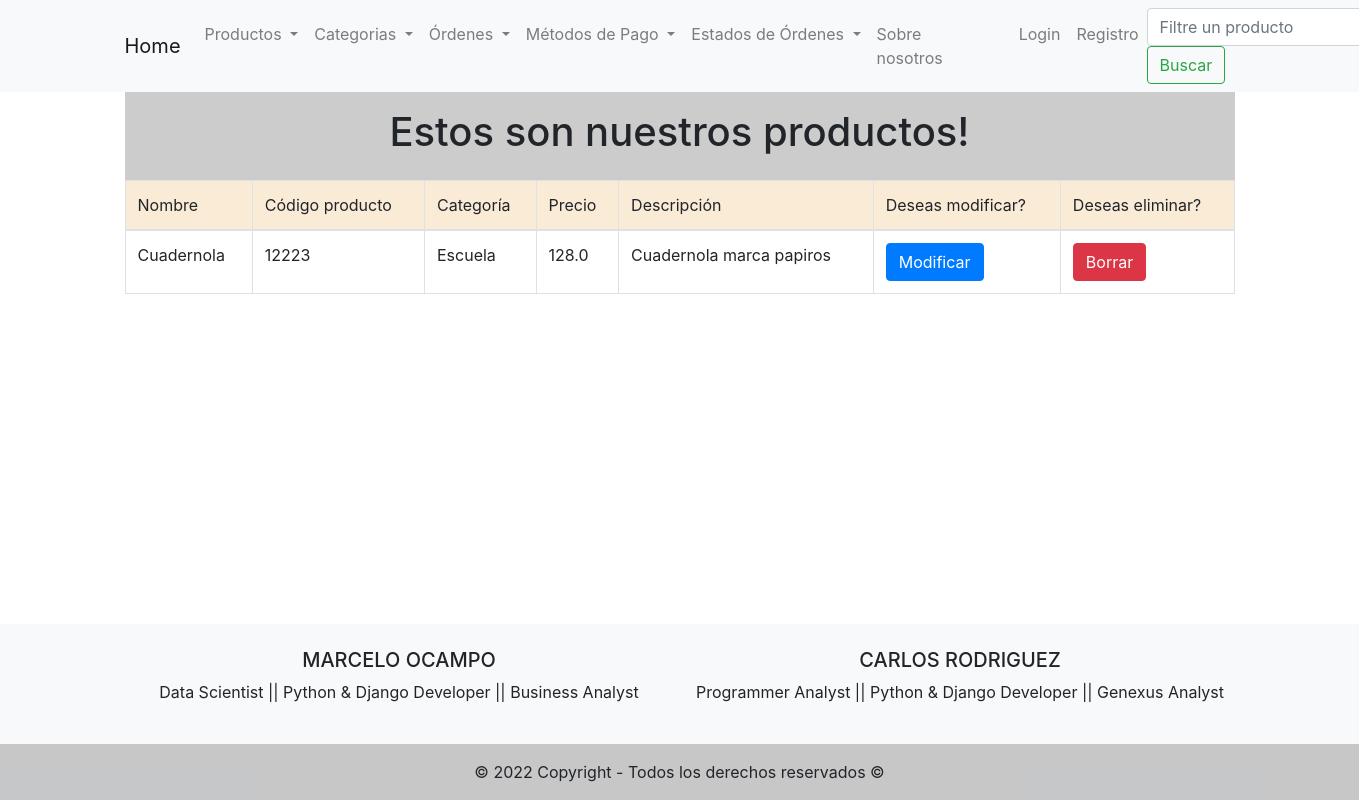
Page /products/list-products/ on the earlier database version.
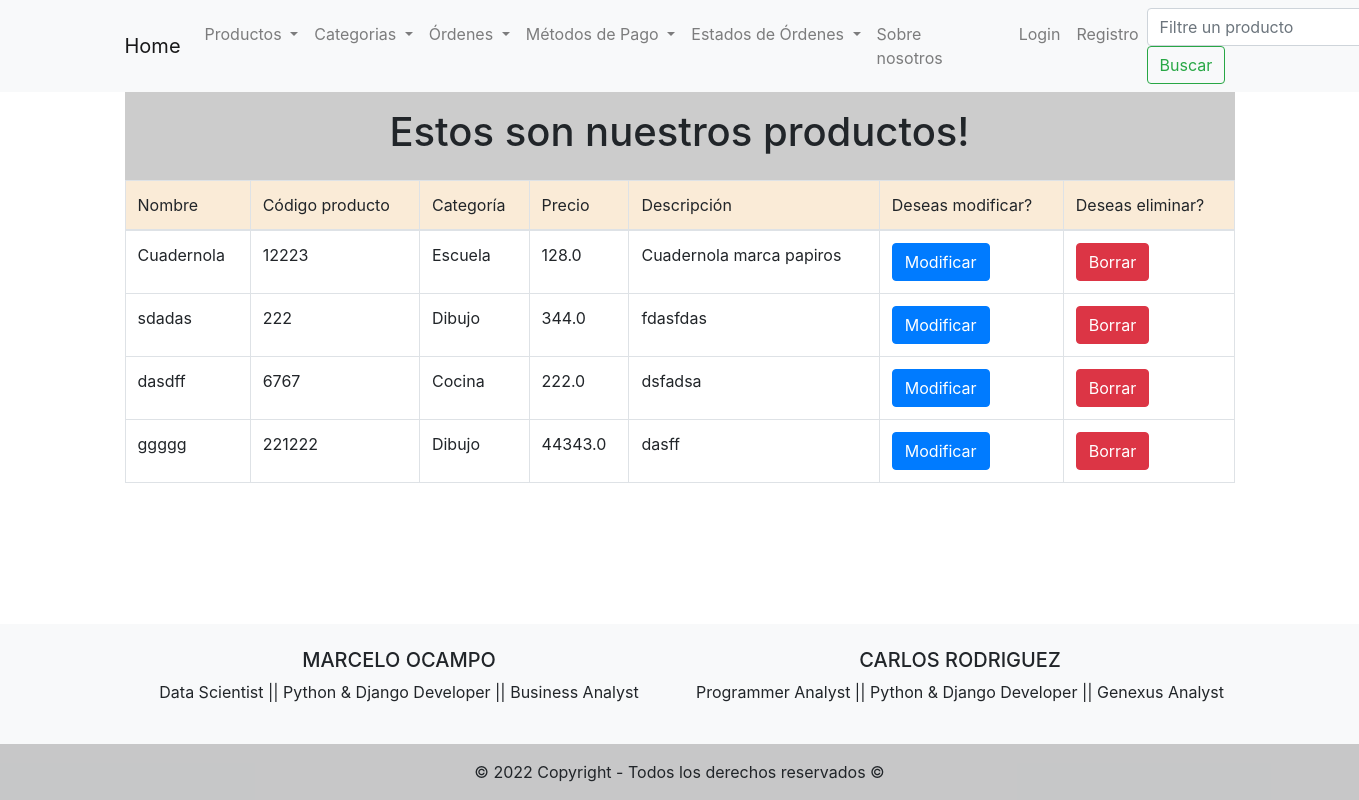
Same page on the later database version.
### products/models.py (models this page shows, shortened)
class Products(models.Model):
    product_name = models.CharField(max_length=100)
    product_code = models.IntegerField(unique= True)
    category_name = models.CharField(max_length=100)
    product_price = models.FloatField()
    product_description = models.CharField(max_length=200)

### products/views.py (the view)
# urls.py: path('list-products/', ListProducts.as_view(), name='list_products'),
class ListProducts(ListView):
    model = Products
    template_name = 'products/list_products.html'
    fields = '__all__'

### templates/products/list_products.html (shortened to what this page needs)
{% extends 'base.html' %}
{% block nav %}
  <form class="form-inline my-2 my-lg-0" action= "/products/list-products/" method= "GET">
    <input class="form-control mr-sm-2" type="search" name="search" placeholder="Filtre un producto" aria-label="Search">
    <button class="btn btn-outline-success my-2 my-sm-0" type="submit">Buscar</button>
  </form>
{% endblock %}
{% block content %}
    <div class="text-center p-3" style="background-color: rgba(0, 0, 0, 0.2);">
        <h1>Estos son nuestros productos!</h1>
    </div>
    <table class="table table-bordered">
      <thead style="background-color: antiquewhite;">
        <tr>
          <td>Nombre</td>
          <td>Código producto</td>
          <td>Categoría</td>
          <td>Precio</td>
          <td>Descripción</td>
          <td>Deseas modificar?</td>
          <td>Deseas eliminar?</td>
        </tr>
      </thead>
      <tbody>
        {% if object_list %}
          {% for product in object_list %}
            <tr>
              <td>{{product.product_name}}</td>
              <td>{{product.product_code}}</td>
              <td>{{product.category_name}}</td>
              <td>{{product.product_price}}</td>
              <td>{{product.product_description}}</td>
              <td> <a href="/products/update-product/{{product.id}}/" class="btn btn-primary">Modificar</a> </td>
              <td> <a href="/products/delete-product/{{product.id}}/" class="btn btn-danger">Borrar</a> </td>
            </tr>
          {% endfor %}
        {% else %}
          <h1>No hay productos para mostrar</h1>
        {% endif %}
      </tbody>
    </table>
{% endblock content %}

Differences in the rows shown:
added Products: product_name "sdadas", product_code "222", category_name "Dibujo", product_price "344.0", product_description "fdasfdas"
added Products: product_name "dasdff", product_code "6767", category_name "Cocina", product_price "222.0", product_description "dsfadsa"
added Products: product_name "ggggg", product_code "221222", category_name "Dibujo", product_price "44343.0", product_description "dasff"
